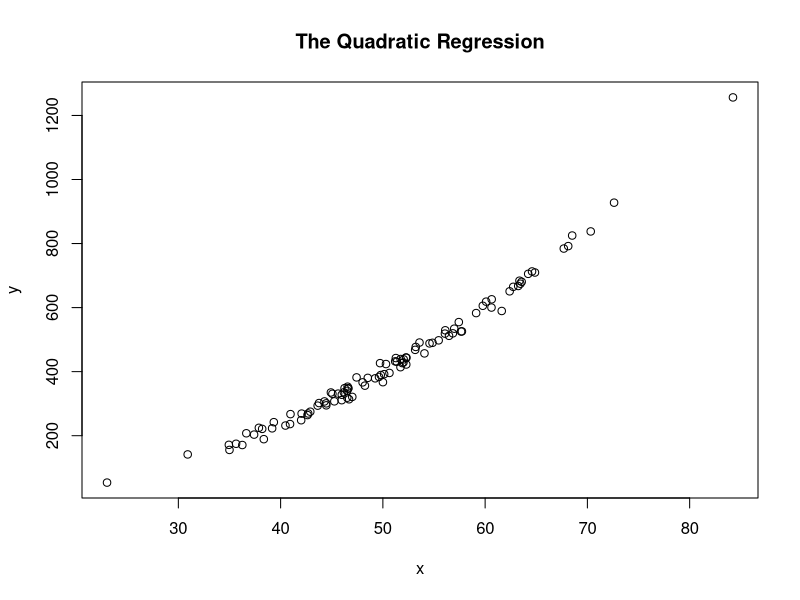

This chart was generated by the following R code: (Note: this script raises an error after producing the figure.)
## ---- chunk 1


#Create a quadratic regression
stde <- 14
x <- rnorm(100, m = 50, s = 10)
y <- 0.2 - 02*x + 0.2*x^2 + stde*rnorm(100)
mod1 <- lm (y ~ poly(x, 2))
plot(x, y, main="The Quadratic Regression")
seqx <- plotSeq(x, length.out = 10)
seqy <- predict(mod1, newdata = data.frame(x = seqx))
lines(seqx, seqy, col = "red")
# Notice the bad result when a plotting sequence is
# not used.
plot(x, y, main = "Bad Plot Result")
seqy <- predict(mod1)
lines(x, seqy, col = "green")

